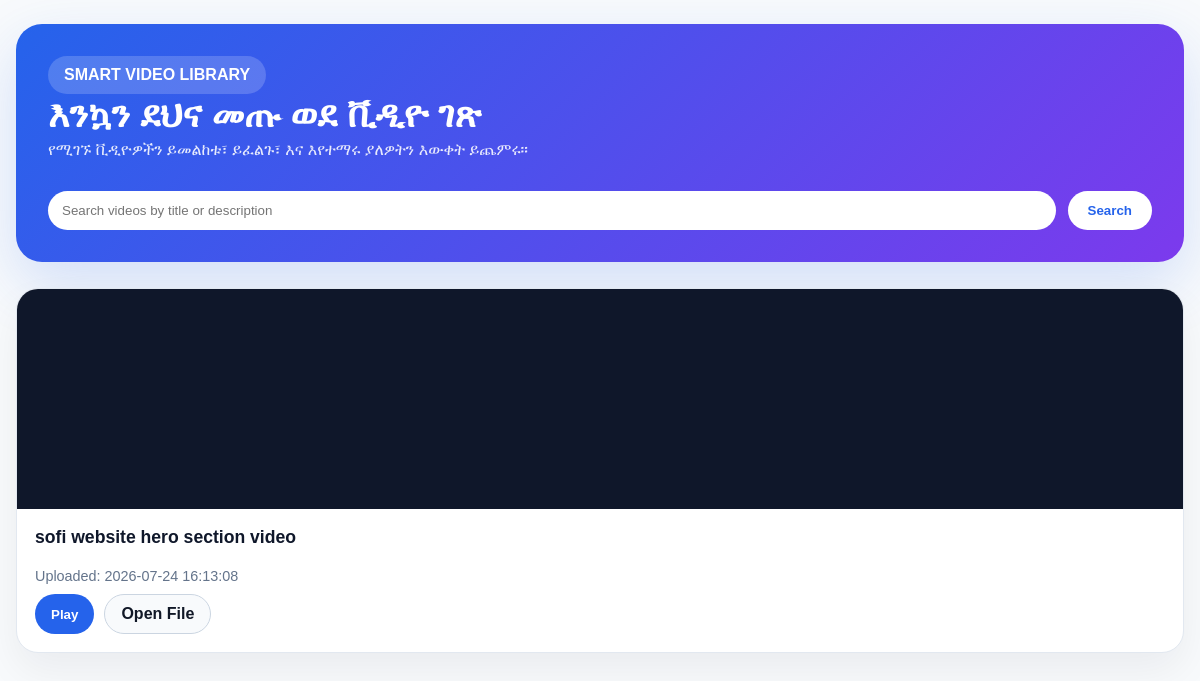
The page /vedio.php on the database its author committed.
### tables this page shows
CREATE TABLE `uploaded_videos` (
  `id` int(11) NOT NULL AUTO_INCREMENT,
  `title` varchar(255) DEFAULT NULL,
  `description` text DEFAULT NULL,
  `file_path` varchar(255) NOT NULL,
  `uploaded_by` varchar(255) DEFAULT NULL,
  `created_at` datetime DEFAULT current_timestamp(),
  `updated_at` datetime DEFAULT current_timestamp() ON UPDATE current_timestamp(),
  PRIMARY KEY (`id`),
  KEY `idx_uploaded_videos_created_at` (`created_at`),
  KEY `idx_uploaded_videos_title` (`title`)
);

### vedio.php (the view, shortened to what this page needs)
<?php
require_once __DIR__ . '/db.php';
$search = trim($_GET['search'] ?? '');
try {
    $pdo->exec('CREATE TABLE IF NOT EXISTS uploaded_videos (
        id INT AUTO_INCREMENT PRIMARY KEY,
        title VARCHAR(255) DEFAULT NULL,
        description TEXT DEFAULT NULL,
        file_path VARCHAR(255) NOT NULL,
        uploaded_by VARCHAR(255) DEFAULT NULL,
        created_at DATETIME DEFAULT CURRENT_TIMESTAMP,
        updated_at DATETIME DEFAULT CURRENT_TIMESTAMP ON UPDATE CURRENT_TIMESTAMP,
        INDEX idx_uploaded_videos_created_at (created_at),
        INDEX idx_uploaded_videos_title (title)
    ) ENGINE=InnoDB DEFAULT CHARSET=utf8mb4 COLLATE=utf8mb4_unicode_ci');
} catch (Throwable $e) {
}
$query = 'SELECT * FROM uploaded_videos';
$params = [];
$query .= ' ORDER BY created_at DESC';
$stmt = $pdo->prepare($query);
$stmt->execute($params);
$videos = $stmt->fetchAll();
function safe($value): string {
    return htmlspecialchars((string)($value ?? ''), ENT_QUOTES, 'UTF-8');
}
?>
<!DOCTYPE html>
<html lang="am">
<head>
</head>
<body>
<div class="page">
    <section class="hero">
        <div>
            <span style="display:inline-flex;padding:10px 16px;border-radius:999px;background:rgba(255,255,255,0.18);font-weight:700;">SMART VIDEO LIBRARY</span>
            <h1>እንኳን ደህና መጡ ወደ ቪዲዮ ገጽ</h1>
            <p>የሚገኙ ቪዲዮዎችን ይመልከቱ፣ ይፈልጉ፣ እና እየተማሩ ያለዎትን እውቀት ይጨምሩ።</p>
        </div>
        <form class="search-form" action="vedio.php" method="get">
            <input type="text" name="search" placeholder="Search videos by title or description" value="<?php echo safe($search); ?>" />
            <button type="submit">Search</button>
        </form>
    </section>
    <?php if (empty($videos)): ?>
        <p style="color:#475569; font-size:1rem;">No videos available yet. Please check back later.</p>
    <?php else: ?>
        <div class="grid">
            <?php foreach ($videos as $video): ?>
                <article class="video-card">
                    <video class="video-thumb" muted preload="metadata" src="<?php echo safe($video['file_path']); ?>" data-src="<?php echo safe($video['file_path']); ?>"></video>
                    <div class="video-info">
                        <h3><?php echo safe($video['title'] ?: 'Untitled Video'); ?></h3>
                        <div class="video-meta">Uploaded: <?php echo safe($video['created_at']); ?></div>
                        <div class="video-actions">
                            <button class="btn" type="button" data-video="<?php echo safe($video['file_path']); ?>">Play</button>
                            <a class="btn secondary" href="<?php echo safe($video['file_path']); ?>" target="_blank">Open File</a>
                        </div>
                    </div>
                </article>
            <?php endforeach; ?>
        </div>
    <?php endif; ?>
</div>
</body>
</html>

### vedio.php (style rules this page uses)
body { margin:0; font-family: Arial, sans-serif; background: #f8fafc; color: #0f172a; }
.page { max-width: 1180px; margin: 0 auto; padding: 24px 16px 40px; }
.hero { display:grid; gap:16px; background: linear-gradient(135deg,#2563eb,#7c3aed); border-radius:26px; padding:32px; color:#fff; box-shadow:0 22px 60px rgba(37,99,235,0.18); margin-bottom:26px; }
.hero h1 { margin:0; font-size:clamp(2rem,3vw,3.8rem); }
.hero p { margin:0; color: rgba(255,255,255,0.88); line-height:1.7; max-width:760px; }
.search-form { display:flex; gap:12px; flex-wrap: wrap; margin-top:12px; }
.search-form input { flex:1; min-width:220px; padding:12px 14px; border-radius:999px; border:none; }
.search-form button { padding:12px 20px; border-radius:999px; border:none; background:#ffffff; color:#2563eb; font-weight:700; cursor:pointer; }
.grid { display:grid; gap:22px; grid-template-columns: repeat(auto-fit,minmax(280px,1fr)); }
.video-card { background:#fff; border-radius:22px; overflow:hidden; border:1px solid #e2e8f0; box-shadow:0 18px 40px rgba(15,23,42,0.06); }
.video-thumb { position:relative; display:block; width:100%; max-height:220px; object-fit:cover; background:#0f172a; }
.video-info { padding:18px; display:flex; flex-direction:column; gap:10px; }
.video-info h3 { margin:0; font-size:1.1rem; }
.video-meta { font-size:0.9rem; color:#64748b; }
.video-actions { display:flex; gap:10px; flex-wrap:wrap; margin-top:auto; }
.btn { text-decoration:none; display:inline-flex; align-items:center; justify-content:center; padding:10px 16px; border-radius:999px; background:#2563eb; color:#fff; font-weight:700; border:none; cursor:pointer; }
.btn.secondary { background:#f8fafc; color:#111827; border:1px solid #cbd5e1; }

### rows shown on the page
uploaded_videos: title "sofi website hero section video", created_at "2026-07-24 16:13:08"
